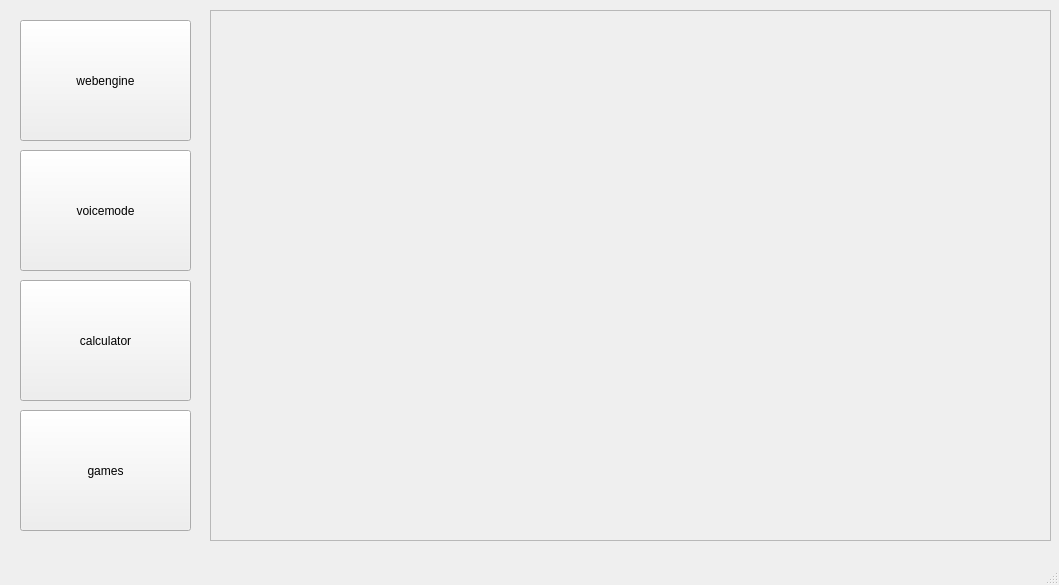
<?xml version="1.0" encoding="UTF-8"?>
<ui version="4.0">
 <class>MainWindow</class>
 <widget class="QMainWindow" name="MainWindow">
  <property name="geometry">
   <rect>
    <x>0</x>
    <y>0</y>
    <width>1059</width>
    <height>585</height>
   </rect>
  </property>
  <property name="windowTitle">
   <string>MainWindow</string>
  </property>
  <widget class="QWidget" name="centralwidget">
   <widget class="QFrame" name="frame_2">
    <property name="geometry">
     <rect>
      <x>210</x>
      <y>10</y>
      <width>841</width>
      <height>531</height>
     </rect>
    </property>
    <property name="frameShape">
     <enum>QFrame::StyledPanel</enum>
    </property>
    <property name="frameShadow">
     <enum>QFrame::Raised</enum>
    </property>
    <widget class="QLabel" name="label">
     <property name="geometry">
      <rect>
       <x>0</x>
       <y>0</y>
       <width>831</width>
       <height>531</height>
      </rect>
     </property>
     <property name="text">
      <string/>
     </property>
    </widget>
   </widget>
   <widget class="QPushButton" name="pushButton">
    <property name="geometry">
     <rect>
      <x>20</x>
      <y>20</y>
      <width>171</width>
      <height>121</height>
     </rect>
    </property>
    <property name="text">
     <string>webengine</string>
    </property>
   </widget>
   <widget class="QPushButton" name="pushButton_4">
    <property name="geometry">
     <rect>
      <x>20</x>
      <y>280</y>
      <width>171</width>
      <height>121</height>
     </rect>
    </property>
    <property name="text">
     <string>calculator</string>
    </property>
   </widget>
   <widget class="QPushButton" name="pushButton_3">
    <property name="geometry">
     <rect>
      <x>20</x>
      <y>150</y>
      <width>171</width>
      <height>121</height>
     </rect>
    </property>
    <property name="text">
     <string>voicemode</string>
    </property>
   </widget>
   <widget class="QPushButton" name="pushButton_5">
    <property name="geometry">
     <rect>
      <x>20</x>
      <y>410</y>
      <width>171</width>
      <height>121</height>
     </rect>
    </property>
    <property name="text">
     <string>games</string>
    </property>
   </widget>
  </widget>
  <widget class="QMenuBar" name="menubar">
   <property name="geometry">
    <rect>
     <x>0</x>
     <y>0</y>
     <width>1059</width>
     <height>21</height>
    </rect>
   </property>
  </widget>
  <widget class="QStatusBar" name="statusbar"/>
 </widget>
 <resources/>
 <connections/>
</ui>
